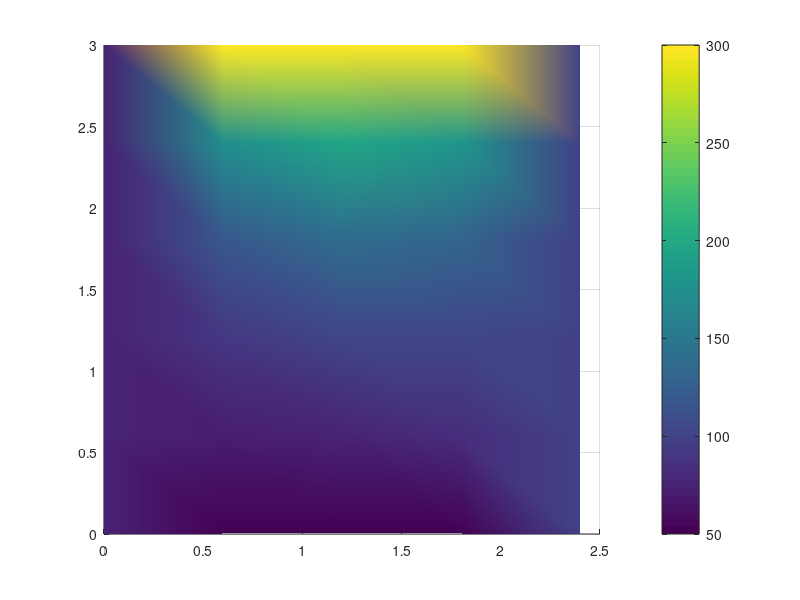

MATLAB code to generate this figure:
clc
clear all

l   = 2.4;
w   = 3.0;
T_L = 75.0;
T_R = 100.0;
T_T = 300.0;
T_B = 50.0;

dx  = 0.6;
dy  = 0.6;

tol = 1;

m = l/dx;
n = w/dy;

A = zeros((n-1)*(n-1), (m-1)*(n-1));
B = zeros((n-1)*(n-1), 1);

T = zeros(n+1,m+1);

count = 0;

for i=1:1:n+1
    for j=1:1:m+1
        if(i == 1)
        T(i,j) = T_B;
        end
        if(i == n+1)
            T(i,j) = T_T;
        end
        if(j ==1)
            T(i,j) = T_L;
        end
        if(j ==m+1)
            T(i,j) = T_R;
        end
    end
end

iteration =0;
disp(sprintf('Temperature distubution after iteration %g', iteration))
disp(T)
count = (m-1)*(n-1);

while(count>0)
    count=0;
    for i=2:1:n
        for j=2:1:m
        old = T(i,j);
        T(i,j)= (T(i+1,j)+T(i-1,j)+T(i,j+1)+T(i,j-1))/4;
        epsa(i,j)=  abs( (T(i,j)-old)/T(i,j) *100 );

        if epsa(i,j)>tol
            count = count+1;
        end
        end
    end
    iteration = iteration +1;
    disp(sprintf('Temperature distubution after iteration %g', iteration))

    for i =1: 1:n+1
        for j=1:1:m+1
            T_Display(i,j) = T(n+1-i+1,j);
        end
    end

    for i=2:1:n
        for j=2:1:m
            epsa_display(i,j) = epsa(n+1-i+1,j);
        end
    end


    disp('T=');
    disp(T_Display);
    
    disp('Absolute ralative percentage error at each node');
    disp('epsa=');
    disp(epsa_display);

end

L=0:dx:l;
W=0:dy:w;

figure(1)
h=surf(L,W,T);view(2)
shading interp
grid on
colorbar


